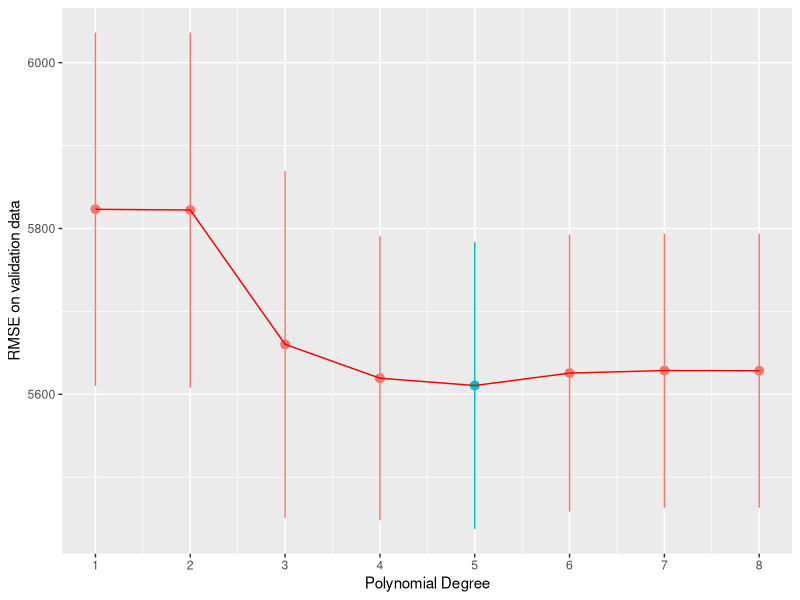
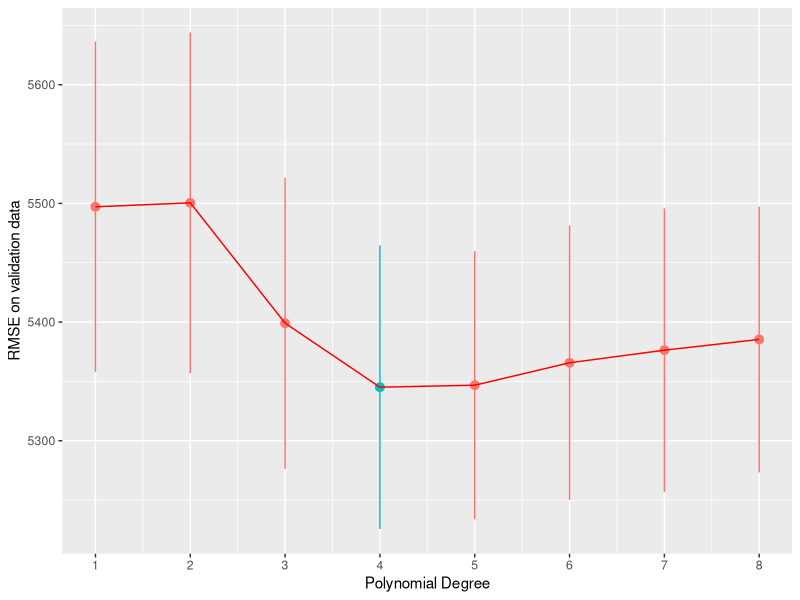
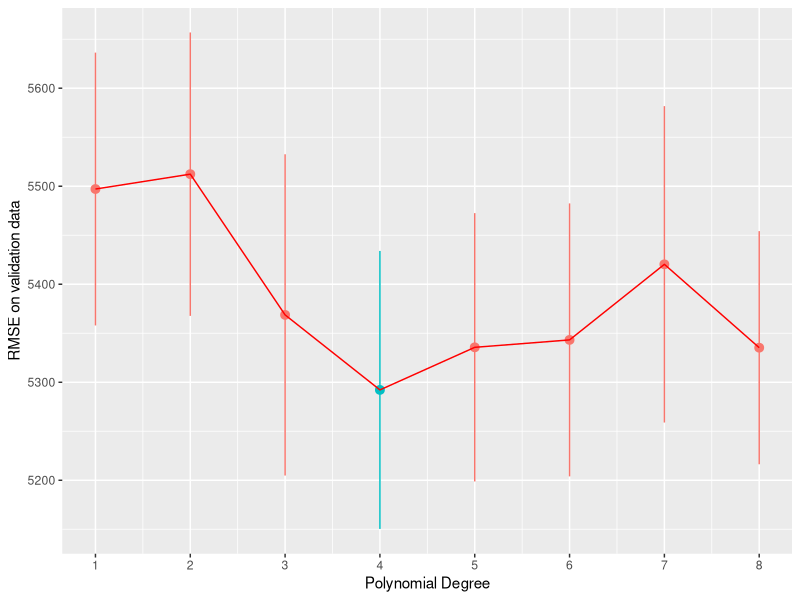
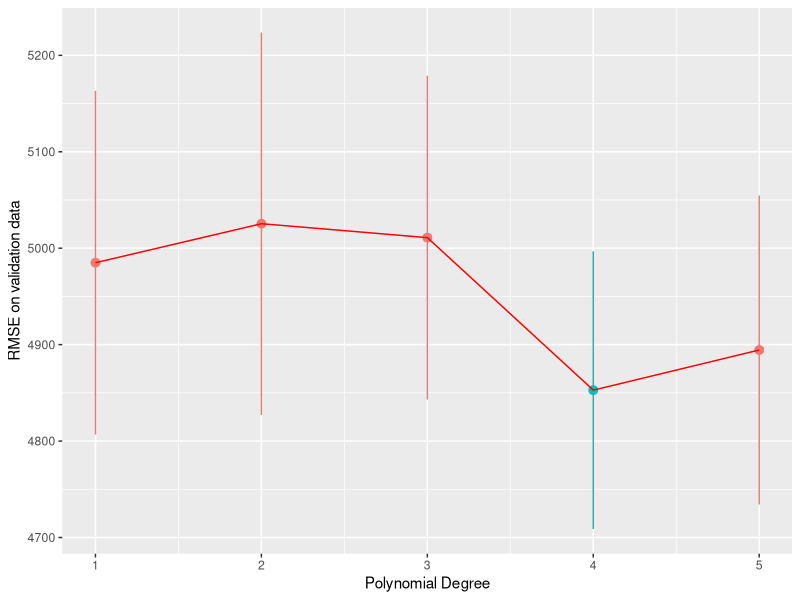
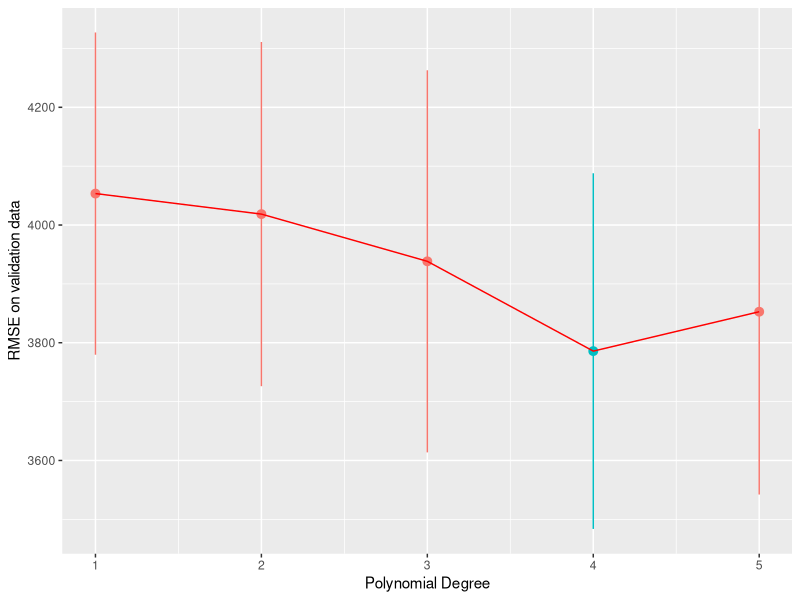
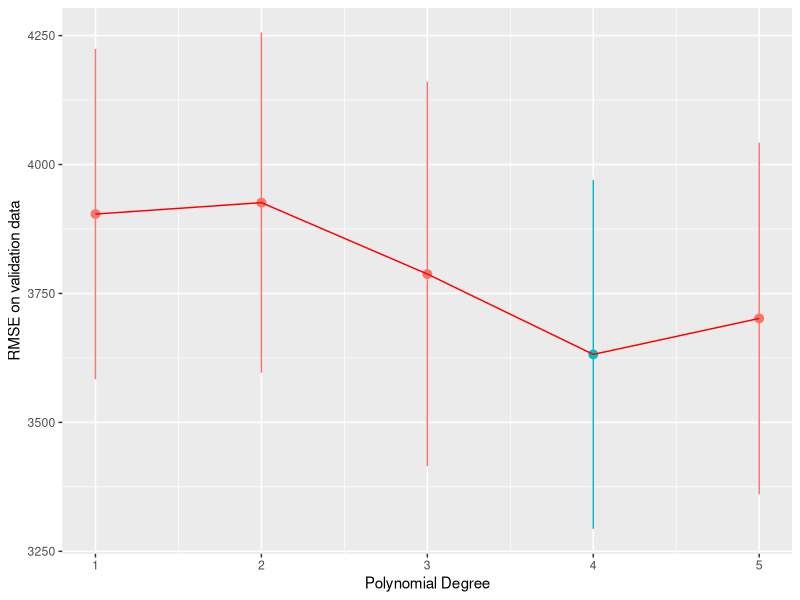

These figures' R source, in order:
## ---- chunk 1
library(tidyverse)
## ---- chunk 2
trips<-read.delim("trips_per_day.tsv",sep="\t")
## ---- chunk 3
set.seed(99)

num_days <- nrow(trips)
test <- .1
num_test <- floor(num_days*test)


trip_test_rows <- sample(1:num_days, num_test, replace = F)

trips_test <- trips[trip_test_rows, ]

trips_train <-trips[-trip_test_rows, ]
## ---- chunk 4
set.seed(1)
num_folds <- 5
num_days <- nrow(trips)

ndx <- sample(1:num_days, num_days - num_test, replace=F)

trips <- trips[ndx, ] %>%
  mutate(fold = (row_number() %% num_folds) + 1)

head(trips)
## ---- chunk 5
K <- 1:8
avg_validate_err <- c()
se_validate_err <- c()
for (k in K) {

  validate_err <- c()
  for (f in 1:num_folds) {
    trips_per_day_train <- filter(trips, fold != f)
    model <- lm(num_trips ~ poly(tmin, k, raw = T), data=trips_per_day_train)

    trips_per_day_validate <- filter(trips, fold == f)
    validate_err[f] <- sqrt(mean((predict(model, trips_per_day_validate) - trips_per_day_validate$num_trips)^2))
  }

  avg_validate_err[k] <- mean(validate_err)
  se_validate_err[k] <- sd(validate_err) / sqrt(num_folds)
}
## ---- chunk 6
plot_data <- data.frame(K, avg_validate_err, se_validate_err)

ggplot(plot_data, aes(x=K, y=avg_validate_err)) +
  geom_pointrange(aes(ymin=avg_validate_err - se_validate_err,
                      ymax=avg_validate_err + se_validate_err,
                      color=avg_validate_err == min(avg_validate_err))) +
  geom_line(color = "red") +
  scale_x_continuous(breaks=1:12) +
  theme(legend.position="none") +
  xlab('Polynomial Degree') +
  ylab('RMSE on validation data')
## ---- chunk 7
trips_avg_temp <- trips |> mutate(avg_temp = (tmin + tmax) /2)
## ---- chunk 8
K <- 1:8
avg_validate_err <- c()
se_validate_err <- c()
for (k in K) {

  validate_err <- c()
  for (f in 1:num_folds) {
    trips_per_day_train <- filter(trips_avg_temp, fold != f)
    model <- lm(num_trips ~ poly(tmin, k, raw = T) + avg_temp, data=trips_per_day_train)

    trips_per_day_validate <- filter(trips_avg_temp, fold == f)
    validate_err[f] <- sqrt(mean((predict(model, trips_per_day_validate) - trips_per_day_validate$num_trips)^2))
  }

  avg_validate_err[k] <- mean(validate_err)
  se_validate_err[k] <- sd(validate_err) / sqrt(num_folds)
}
## ---- chunk 9
plot_data <- data.frame(K, avg_validate_err, se_validate_err)

ggplot(plot_data, aes(x=K, y=avg_validate_err)) +
  geom_pointrange(aes(ymin=avg_validate_err - se_validate_err,
                      ymax=avg_validate_err + se_validate_err,
                      color=avg_validate_err == min(avg_validate_err))) +
  geom_line(color = "red") +
  scale_x_continuous(breaks=1:12) +
  theme(legend.position="none") +
  xlab('Polynomial Degree') +
  ylab('RMSE on validation data')
## ---- chunk 10
K <- 1:8
avg_validate_err <- c()
se_validate_err <- c()
for (k in K) {

  validate_err <- c()
  for (f in 1:num_folds) {
    trips_per_day_train <- filter(trips, fold != f)
    model <- lm(num_trips ~ poly(tmin, k, raw = T) + poly(tmax, k, raw = T), data=trips_per_day_train)

    trips_per_day_validate <- filter(trips, fold == f)
    validate_err[f] <- sqrt(mean((predict(model, trips_per_day_validate) - trips_per_day_validate$num_trips)^2))
  }

  avg_validate_err[k] <- mean(validate_err)
  se_validate_err[k] <- sd(validate_err) / sqrt(num_folds)
}
## ---- chunk 11
plot_data <- data.frame(K, avg_validate_err, se_validate_err)

ggplot(plot_data, aes(x=K, y=avg_validate_err)) +
  geom_pointrange(aes(ymin=avg_validate_err - se_validate_err,
                      ymax=avg_validate_err + se_validate_err,
                      color=avg_validate_err == min(avg_validate_err))) +
  geom_line(color = "red") +
  scale_x_continuous(breaks=1:12) +
  theme(legend.position="none") +
  xlab('Polynomial Degree') +
  ylab('RMSE on validation data')
## ---- chunk 12
trips_weekday <- trips |> 
  mutate(weekday=wday(ymd, week_start = 1)) |> 
  mutate(is_weekday = ifelse(weekday <= 5, 1, 
                                ifelse(weekday > 5, 0, "no")))
## ---- chunk 13
K <- 1:5
avg_validate_err <- c()
se_validate_err <- c()
for (k in K) {

  validate_err <- c()
  for (f in 1:num_folds) {
    trips_per_day_train <- filter(trips_weekday, fold != f)
    model <- lm(num_trips ~ is_weekday * (poly(tmin, k, raw = T) + poly(tmax, k, raw = T)), data=trips_per_day_train)

    trips_per_day_validate <- filter(trips_weekday, fold == f)
    validate_err[f] <- sqrt(mean((predict(model, trips_per_day_validate) - trips_per_day_validate$num_trips)^2))
  }

  avg_validate_err[k] <- mean(validate_err)
  se_validate_err[k] <- sd(validate_err) / sqrt(num_folds)
}
## ---- chunk 14
plot_data <- data.frame(K, avg_validate_err, se_validate_err)

ggplot(plot_data, aes(x=K, y=avg_validate_err)) +
  geom_pointrange(aes(ymin=avg_validate_err - se_validate_err,
                      ymax=avg_validate_err + se_validate_err,
                      color=avg_validate_err == min(avg_validate_err))) +
  geom_line(color = "red") +
  scale_x_continuous(breaks=1:12) +
  theme(legend.position="none") +
  xlab('Polynomial Degree') +
  ylab('RMSE on validation data')
## ---- chunk 15
K <- 1:5
avg_validate_err <- c()
se_validate_err <- c()
for (k in K) {

  validate_err <- c()
  for (f in 1:num_folds) {
    trips_per_day_train <- filter(trips_weekday, fold != f)
    model <- lm(num_trips ~ is_weekday * poly(tmin, k, raw = T) + poly(tmax, k, raw = T) + prcp, data=trips_per_day_train)

    trips_per_day_validate <- filter(trips_weekday, fold == f)
    validate_err[f] <- sqrt(mean((predict(model, trips_per_day_validate) - trips_per_day_validate$num_trips)^2))
  }

  avg_validate_err[k] <- mean(validate_err)
  se_validate_err[k] <- sd(validate_err) / sqrt(num_folds)
}
## ---- chunk 16
plot_data <- data.frame(K, avg_validate_err, se_validate_err)

ggplot(plot_data, aes(x=K, y=avg_validate_err)) +
  geom_pointrange(aes(ymin=avg_validate_err - se_validate_err,
                      ymax=avg_validate_err + se_validate_err,
                      color=avg_validate_err == min(avg_validate_err))) +
  geom_line(color = "red") +
  scale_x_continuous(breaks=1:12) +
  theme(legend.position="none") +
  xlab('Polynomial Degree') +
  ylab('RMSE on validation data')
## ---- chunk 17
K <- 1:5
avg_validate_err <- c()
se_validate_err <- c()
for (k in K) {

  validate_err <- c()
  for (f in 1:num_folds) {
    trips_per_day_train <- filter(trips_weekday, fold != f)
    model <- lm(num_trips ~ is_weekday * poly(tmin, k, raw = T) + poly(tmax, k, raw = T) + prcp + snwd, data=trips_per_day_train)

    trips_per_day_validate <- filter(trips_weekday, fold == f)
    validate_err[f] <- sqrt(mean((predict(model, trips_per_day_validate) - trips_per_day_validate$num_trips)^2))
  }

  avg_validate_err[k] <- mean(validate_err)
  se_validate_err[k] <- sd(validate_err) / sqrt(num_folds)
}
## ---- chunk 18
plot_data <- data.frame(K, avg_validate_err, se_validate_err)

ggplot(plot_data, aes(x=K, y=avg_validate_err)) +
  geom_pointrange(aes(ymin=avg_validate_err - se_validate_err,
                      ymax=avg_validate_err + se_validate_err,
                      color=avg_validate_err == min(avg_validate_err))) +
  geom_line(color = "red") +
  scale_x_continuous(breaks=1:12) +
  theme(legend.position="none") +
  xlab('Polynomial Degree') +
  ylab('RMSE on validation data')
## ---- chunk 19
trips_test <- trips_test |> 
  mutate(weekday=wday(ymd, week_start = 1)) |> 
  mutate(is_weekday = ifelse(weekday <= 5, 1, 
                                ifelse(weekday > 5, 0, "no")))
## ---- chunk 20
trips_model <- lm(num_trips ~ is_weekday * poly(tmin, k, raw = T) + poly(tmax, k, raw = T) + prcp + snwd, data=trips_weekday)
## ---- chunk 21
save(trips_model, file="trips_model.RData")
## ---- chunk 22
sqrt(mean((predict(trips_model, trips_test) - trips_test$num_trips)^2))
